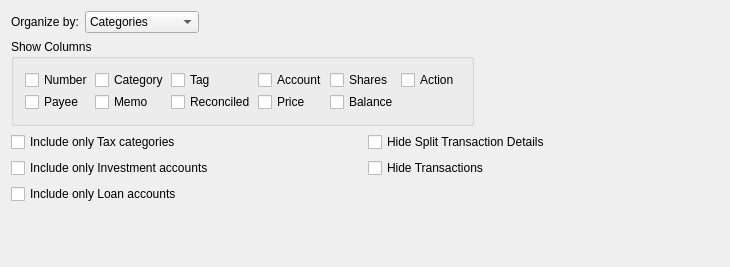
<?xml version="1.0" encoding="UTF-8"?>
<ui version="4.0">
 <class>ReportTabRowColQuery</class>
 <widget class="QWidget" name="ReportTabRowColQuery">
  <property name="geometry">
   <rect>
    <x>0</x>
    <y>0</y>
    <width>730</width>
    <height>267</height>
   </rect>
  </property>
  <property name="sizePolicy">
   <sizepolicy hsizetype="Minimum" vsizetype="Minimum">
    <horstretch>0</horstretch>
    <verstretch>0</verstretch>
   </sizepolicy>
  </property>
  <property name="windowTitle">
   <string>Rows/Columns Tab</string>
  </property>
  <property name="toolTip">
   <string/>
  </property>
  <property name="whatsThis">
   <string>&lt;p&gt;On this tab, you configure how you would like the rows and columns to be selected and organized.&lt;/p&gt;</string>
  </property>
  <layout class="QVBoxLayout">
   <item>
    <layout class="QHBoxLayout">
     <item>
      <widget class="QLabel" name="textLabel3">
       <property name="sizePolicy">
        <sizepolicy hsizetype="Minimum" vsizetype="Fixed">
         <horstretch>0</horstretch>
         <verstretch>0</verstretch>
        </sizepolicy>
       </property>
       <property name="font">
        <font/>
       </property>
       <property name="text">
        <string>Organize by:</string>
       </property>
       <property name="wordWrap">
        <bool>false</bool>
       </property>
      </widget>
     </item>
     <item>
      <widget class="KComboBox" name="m_comboOrganizeBy">
       <property name="enabled">
        <bool>true</bool>
       </property>
       <property name="sizePolicy">
        <sizepolicy hsizetype="Minimum" vsizetype="Fixed">
         <horstretch>0</horstretch>
         <verstretch>0</verstretch>
        </sizepolicy>
       </property>
       <property name="toolTip">
        <string>&lt;p&gt;Choose how to group the transactions in this report&lt;/p&gt;</string>
       </property>
       <item>
        <property name="text">
         <string>Categories</string>
        </property>
       </item>
       <item>
        <property name="text">
         <string>Top Categories</string>
        </property>
       </item>
       <item>
        <property name="text">
         <string>Tags</string>
        </property>
       </item>
       <item>
        <property name="text">
         <string>Payees</string>
        </property>
       </item>
       <item>
        <property name="text">
         <string>Accounts</string>
        </property>
       </item>
       <item>
        <property name="text">
         <string>Top Accounts</string>
        </property>
       </item>
       <item>
        <property name="text">
         <string>Month</string>
        </property>
       </item>
       <item>
        <property name="text">
         <string>Week</string>
        </property>
       </item>
      </widget>
     </item>
     <item>
      <spacer name="spacer10_2">
       <property name="orientation">
        <enum>Qt::Horizontal</enum>
       </property>
       <property name="sizeType">
        <enum>QSizePolicy::Expanding</enum>
       </property>
       <property name="sizeHint" stdset="0">
        <size>
         <width>358</width>
         <height>16</height>
        </size>
       </property>
      </spacer>
     </item>
    </layout>
   </item>
   <item>
    <layout class="QHBoxLayout">
     <item>
      <widget class="QGroupBox" name="buttonGroupBox1">
       <property name="enabled">
        <bool>true</bool>
       </property>
       <property name="sizePolicy">
        <sizepolicy hsizetype="Minimum" vsizetype="Fixed">
         <horstretch>0</horstretch>
         <verstretch>0</verstretch>
        </sizepolicy>
       </property>
       <property name="toolTip">
        <string>&lt;p&gt;Choose which columns should be shown in the report.&lt;/p&gt;&lt;p&gt;The date and transaction amount are always shown.&lt;/p&gt;</string>
       </property>
       <property name="title">
        <string>Show Columns</string>
       </property>
       <layout class="QGridLayout">
        <property name="spacing">
         <number>2</number>
        </property>
        <item row="1" column="1">
         <widget class="QCheckBox" name="m_checkMemo">
          <property name="minimumSize">
           <size>
            <width>0</width>
            <height>0</height>
           </size>
          </property>
          <property name="toolTip">
           <string>&lt;p&gt;Select this option to show the Memo column&lt;/p&gt;</string>
          </property>
          <property name="text">
           <string>Memo</string>
          </property>
          <attribute name="buttonGroup">
           <string notr="true">buttonGroup1</string>
          </attribute>
         </widget>
        </item>
        <item row="0" column="4">
         <widget class="QCheckBox" name="m_checkShares">
          <property name="toolTip">
           <string>&lt;p&gt;Select this option to show the Shares column for investments&lt;/p&gt;</string>
          </property>
          <property name="text">
           <string>Shares</string>
          </property>
          <attribute name="buttonGroup">
           <string notr="true">buttonGroup1</string>
          </attribute>
         </widget>
        </item>
        <item row="1" column="3">
         <widget class="QCheckBox" name="m_checkPrice">
          <property name="toolTip">
           <string>&lt;p&gt;Select this option to show the Price column for investments&lt;/p&gt;</string>
          </property>
          <property name="text">
           <string>Price</string>
          </property>
          <attribute name="buttonGroup">
           <string notr="true">buttonGroup1</string>
          </attribute>
         </widget>
        </item>
        <item row="1" column="2">
         <widget class="QCheckBox" name="m_checkReconciled">
          <property name="toolTip">
           <string>&lt;p&gt;Select this option to show the Reconciled column&lt;/p&gt;</string>
          </property>
          <property name="text">
           <string>Reconciled</string>
          </property>
          <attribute name="buttonGroup">
           <string notr="true">buttonGroup1</string>
          </attribute>
         </widget>
        </item>
        <item row="0" column="3">
         <widget class="QCheckBox" name="m_checkAccount">
          <property name="toolTip">
           <string>&lt;p&gt;Select this option to show the Account column&lt;/p&gt;</string>
          </property>
          <property name="text">
           <string>Account</string>
          </property>
          <attribute name="buttonGroup">
           <string notr="true">buttonGroup1</string>
          </attribute>
         </widget>
        </item>
        <item row="0" column="0">
         <widget class="QCheckBox" name="m_checkNumber">
          <property name="minimumSize">
           <size>
            <width>0</width>
            <height>0</height>
           </size>
          </property>
          <property name="toolTip">
           <string>&lt;p&gt;Select this option to show the Number column&lt;/p&gt;</string>
          </property>
          <property name="text">
           <string>Number</string>
          </property>
          <attribute name="buttonGroup">
           <string notr="true">buttonGroup1</string>
          </attribute>
         </widget>
        </item>
        <item row="0" column="2">
         <widget class="QCheckBox" name="m_checkTag">
          <property name="minimumSize">
           <size>
            <width>0</width>
            <height>0</height>
           </size>
          </property>
          <property name="toolTip">
           <string>&lt;p&gt;Select this option to show the Tag column&lt;/p&gt;</string>
          </property>
          <property name="text">
           <string>Tag</string>
          </property>
          <attribute name="buttonGroup">
           <string notr="true">buttonGroup1</string>
          </attribute>
         </widget>
        </item>
        <item row="1" column="0">
         <widget class="QCheckBox" name="m_checkPayee">
          <property name="minimumSize">
           <size>
            <width>0</width>
            <height>0</height>
           </size>
          </property>
          <property name="toolTip">
           <string>&lt;p&gt;Select this option to show the Payee column&lt;/p&gt;</string>
          </property>
          <property name="text">
           <string>Payee</string>
          </property>
          <attribute name="buttonGroup">
           <string notr="true">buttonGroup1</string>
          </attribute>
         </widget>
        </item>
        <item row="0" column="1">
         <widget class="QCheckBox" name="m_checkCategory">
          <property name="minimumSize">
           <size>
            <width>0</width>
            <height>0</height>
           </size>
          </property>
          <property name="toolTip">
           <string>&lt;p&gt;Select this option to show the Category column&lt;/p&gt;</string>
          </property>
          <property name="text">
           <string>Category</string>
          </property>
          <attribute name="buttonGroup">
           <string notr="true">buttonGroup1</string>
          </attribute>
         </widget>
        </item>
        <item row="0" column="5">
         <widget class="QCheckBox" name="m_checkAction">
          <property name="toolTip">
           <string>&lt;p&gt;Select this option to show the Action column&lt;/p&gt;</string>
          </property>
          <property name="text">
           <string>Action</string>
          </property>
          <attribute name="buttonGroup">
           <string notr="true">buttonGroup1</string>
          </attribute>
         </widget>
        </item>
        <item row="1" column="4">
         <widget class="QCheckBox" name="m_checkBalance">
          <property name="toolTip">
           <string>&lt;p&gt;Select this option to show the Running balance column&lt;/p&gt;</string>
          </property>
          <property name="text">
           <string>Balance</string>
          </property>
          <attribute name="buttonGroup">
           <string notr="true">buttonGroup1</string>
          </attribute>
         </widget>
        </item>
       </layout>
      </widget>
     </item>
     <item>
      <spacer name="spacer10">
       <property name="orientation">
        <enum>Qt::Horizontal</enum>
       </property>
       <property name="sizeType">
        <enum>QSizePolicy::Expanding</enum>
       </property>
       <property name="sizeHint" stdset="0">
        <size>
         <width>205</width>
         <height>20</height>
        </size>
       </property>
      </spacer>
     </item>
    </layout>
   </item>
   <item>
    <layout class="QGridLayout">
     <item row="2" column="0">
      <widget class="QCheckBox" name="m_checkLoans">
       <property name="text">
        <string>Include only Loan accounts</string>
       </property>
      </widget>
     </item>
     <item row="1" column="0">
      <widget class="QCheckBox" name="m_checkInvestments">
       <property name="toolTip">
        <string>&lt;p&gt;Check this box to include only those categories which have been marked to &quot;Include on Tax Reports&quot;&lt;/p&gt;</string>
       </property>
       <property name="text">
        <string>Include only Investment accounts</string>
       </property>
      </widget>
     </item>
     <item row="0" column="1">
      <widget class="QCheckBox" name="m_checkHideSplitDetails">
       <property name="toolTip">
        <string>Do not display the individual transactions that make up a split transaction</string>
       </property>
       <property name="text">
        <string>Hide Split Transaction Details</string>
       </property>
      </widget>
     </item>
     <item row="0" column="0">
      <widget class="QCheckBox" name="m_checkTax">
       <property name="toolTip">
        <string>&lt;p&gt;Check this box to include only those categories which have been marked to &quot;Include on Tax Reports&quot;&lt;/p&gt;</string>
       </property>
       <property name="text">
        <string>Include only Tax categories</string>
       </property>
      </widget>
     </item>
     <item row="1" column="1">
      <widget class="QCheckBox" name="m_checkHideTransactions">
       <property name="toolTip">
        <string>Do not display the transactions, leaving only totals displayed.</string>
       </property>
       <property name="text">
        <string>Hide Transactions</string>
       </property>
      </widget>
     </item>
    </layout>
   </item>
   <item>
    <spacer name="spacer4">
     <property name="orientation">
      <enum>Qt::Vertical</enum>
     </property>
     <property name="sizeType">
      <enum>QSizePolicy::Expanding</enum>
     </property>
     <property name="sizeHint" stdset="0">
      <size>
       <width>20</width>
       <height>16</height>
      </size>
     </property>
    </spacer>
   </item>
  </layout>
 </widget>
 <layoutdefault spacing="6" margin="11"/>
 <customwidgets>
  <customwidget>
   <class>KComboBox</class>
   <extends>QComboBox</extends>
   <header>kcombobox.h</header>
  </customwidget>
 </customwidgets>
 <resources/>
 <connections>
  <connection>
   <sender>m_checkTax</sender>
   <signal>toggled(bool)</signal>
   <receiver>m_checkInvestments</receiver>
   <slot>setDisabled(bool)</slot>
   <hints>
    <hint type="sourcelabel">
     <x>20</x>
     <y>20</y>
    </hint>
    <hint type="destinationlabel">
     <x>20</x>
     <y>20</y>
    </hint>
   </hints>
  </connection>
  <connection>
   <sender>m_checkTax</sender>
   <signal>toggled(bool)</signal>
   <receiver>m_checkLoans</receiver>
   <slot>setDisabled(bool)</slot>
   <hints>
    <hint type="sourcelabel">
     <x>20</x>
     <y>20</y>
    </hint>
    <hint type="destinationlabel">
     <x>20</x>
     <y>20</y>
    </hint>
   </hints>
  </connection>
  <connection>
   <sender>m_checkInvestments</sender>
   <signal>toggled(bool)</signal>
   <receiver>m_checkTax</receiver>
   <slot>setDisabled(bool)</slot>
   <hints>
    <hint type="sourcelabel">
     <x>20</x>
     <y>20</y>
    </hint>
    <hint type="destinationlabel">
     <x>20</x>
     <y>20</y>
    </hint>
   </hints>
  </connection>
  <connection>
   <sender>m_checkInvestments</sender>
   <signal>toggled(bool)</signal>
   <receiver>m_checkLoans</receiver>
   <slot>setDisabled(bool)</slot>
   <hints>
    <hint type="sourcelabel">
     <x>20</x>
     <y>20</y>
    </hint>
    <hint type="destinationlabel">
     <x>20</x>
     <y>20</y>
    </hint>
   </hints>
  </connection>
  <connection>
   <sender>m_checkLoans</sender>
   <signal>toggled(bool)</signal>
   <receiver>m_checkTax</receiver>
   <slot>setDisabled(bool)</slot>
   <hints>
    <hint type="sourcelabel">
     <x>20</x>
     <y>20</y>
    </hint>
    <hint type="destinationlabel">
     <x>20</x>
     <y>20</y>
    </hint>
   </hints>
  </connection>
  <connection>
   <sender>m_checkLoans</sender>
   <signal>toggled(bool)</signal>
   <receiver>m_checkInvestments</receiver>
   <slot>setDisabled(bool)</slot>
   <hints>
    <hint type="sourcelabel">
     <x>20</x>
     <y>20</y>
    </hint>
    <hint type="destinationlabel">
     <x>20</x>
     <y>20</y>
    </hint>
   </hints>
  </connection>
 </connections>
 <buttongroups>
  <buttongroup name="buttonGroup1"/>
 </buttongroups>
</ui>
